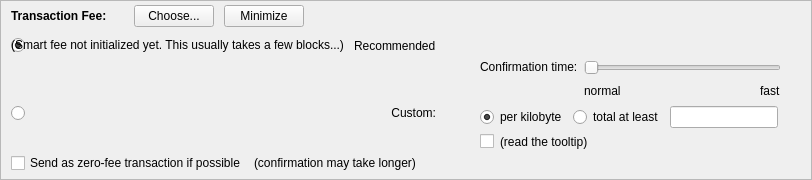
    <widget class="QFrame" name="frameFee">
     <property name="sizePolicy">
      <sizepolicy hsizetype="Expanding" vsizetype="Expanding">
       <horstretch>0</horstretch>
       <verstretch>0</verstretch>
      </sizepolicy>
     </property>
     <property name="maximumSize">
      <size>
       <width>16777215</width>
       <height>16777215</height>
      </size>
     </property>
     <property name="frameShape">
      <enum>QFrame::StyledPanel</enum>
     </property>
     <property name="frameShadow">
      <enum>QFrame::Sunken</enum>
     </property>
     <layout class="QVBoxLayout" name="verticalLayoutFee1">
      <property name="spacing">
       <number>0</number>
      </property>
      <property name="leftMargin">
       <number>0</number>
      </property>
      <property name="topMargin">
       <number>0</number>
      </property>
      <property name="rightMargin">
       <number>0</number>
      </property>
      <property name="bottomMargin">
       <number>0</number>
      </property>
      <item>
       <layout class="QVBoxLayout" name="verticalLayoutFee2" stretch="0,0,0">
        <property name="spacing">
         <number>0</number>
        </property>
        <property name="leftMargin">
         <number>10</number>
        </property>
        <property name="topMargin">
         <number>0</number>
        </property>
        <item>
         <layout class="QHBoxLayout" name="horizontalLayoutFee1">
          <property name="bottomMargin">
           <number>0</number>
          </property>
          <item>
           <layout class="QVBoxLayout" name="verticalLayoutFee7">
            <property name="spacing">
             <number>0</number>
            </property>
            <item>
             <spacer name="verticalSpacerSmartFee">
              <property name="orientation">
               <enum>Qt::Vertical</enum>
              </property>
              <property name="sizeType">
               <enum>QSizePolicy::Fixed</enum>
              </property>
              <property name="sizeHint" stdset="0">
               <size>
                <width>1</width>
                <height>4</height>
               </size>
              </property>
             </spacer>
            </item>
            <item>
             <layout class="QHBoxLayout" name="horizontalLayoutSmartFee">
              <property name="spacing">
               <number>10</number>
              </property>
              <item>
               <widget class="QLabel" name="labelFeeHeadline">
                <property name="sizePolicy">
                 <sizepolicy hsizetype="Preferred" vsizetype="Maximum">
                  <horstretch>0</horstretch>
                  <verstretch>0</verstretch>
                 </sizepolicy>
                </property>
                <property name="font">
                 <font>
                  <weight>75</weight>
                  <bold>true</bold>
                 </font>
                </property>
                <property name="styleSheet">
                 <string notr="true">font-weight:bold;</string>
                </property>
                <property name="text">
                 <string>Transaction Fee:</string>
                </property>
               </widget>
              </item>
              <item>
               <widget class="QLabel" name="labelFeeMinimized">
                <property name="text">
                 <string/>
                </property>
               </widget>
              </item>
              <item>
               <widget class="QPushButton" name="buttonChooseFee">
                <property name="text">
                 <string>Choose...</string>
                </property>
               </widget>
              </item>
              <item>
               <widget class="QPushButton" name="buttonMinimizeFee">
                <property name="toolTip">
                 <string>collapse fee-settings</string>
                </property>
                <property name="text">
                 <string>Minimize</string>
                </property>
               </widget>
              </item>
             </layout>
            </item>
            <item>
             <spacer name="verticalSpacer_5">
              <property name="orientation">
               <enum>Qt::Vertical</enum>
              </property>
              <property name="sizeHint" stdset="0">
               <size>
                <width>1</width>
                <height>1</height>
               </size>
              </property>
             </spacer>
            </item>
           </layout>
          </item>
          <item>
           <spacer name="horizontalSpacer_4">
            <property name="orientation">
             <enum>Qt::Horizontal</enum>
            </property>
            <property name="sizeHint" stdset="0">
             <size>
              <width>40</width>
              <height>20</height>
             </size>
            </property>
           </spacer>
          </item>
         </layout>
        </item>
        <item>
         <widget class="QFrame" name="frameFeeSelection">
          <layout class="QVBoxLayout" name="verticalLayoutFee12">
           <property name="spacing">
            <number>0</number>
           </property>
           <property name="leftMargin">
            <number>0</number>
           </property>
           <property name="topMargin">
            <number>0</number>
           </property>
           <property name="rightMargin">
            <number>0</number>
           </property>
           <property name="bottomMargin">
            <number>0</number>
           </property>
           <item>
            <layout class="QGridLayout" name="gridLayoutFee">
             <property name="topMargin">
              <number>10</number>
             </property>
             <property name="bottomMargin">
              <number>4</number>
             </property>
             <property name="horizontalSpacing">
              <number>10</number>
             </property>
             <property name="verticalSpacing">
              <number>4</number>
             </property>
             <item row="2" column="4">
              <layout class="QVBoxLayout" name="verticalLayoutFee8">
               <property name="spacing">
                <number>6</number>
               </property>
               <item>
                <layout class="QHBoxLayout" name="horizontalLayoutFee13">
                 <item>
                  <widget class="QRadioButton" name="radioCustomPerKilobyte">
                   <property name="toolTip">
                    <string>If the custom fee is set to 1000 uCCCs and the transaction is only 250 bytes, then &quot;per kilobyte&quot; only pays 250 uCCCs in fee,&lt;br /&gt;while &quot;at least&quot; pays 1000 uCCCs. For transactions bigger than a kilobyte both pay by kilobyte.</string>
                   </property>
                   <property name="text">
                    <string>per kilobyte</string>
                   </property>
                   <property name="checked">
                    <bool>true</bool>
                   </property>
                   <attribute name="buttonGroup">
                    <string notr="true">groupCustomFee</string>
                   </attribute>
                  </widget>
                 </item>
                 <item>
                  <widget class="QRadioButton" name="radioCustomAtLeast">
                   <property name="toolTip">
                    <string>If the custom fee is set to 1000 uCCCs and the transaction is only 250 bytes, then &quot;per kilobyte&quot; only pays 250 uCCCs in fee,&lt;br /&gt;while &quot;total at least&quot; pays 1000 uCCCs. For transactions bigger than a kilobyte both pay by kilobyte.</string>
                   </property>
                   <property name="text">
                    <string>total at least</string>
                   </property>
                   <attribute name="buttonGroup">
                    <string notr="true">groupCustomFee</string>
                   </attribute>
                  </widget>
                 </item>
                 <item>
                  <widget class="BitcoinAmountField" name="customFee"/>
                 </item>
                 <item>
                  <spacer name="horizontalSpacer_6">
                   <property name="orientation">
                    <enum>Qt::Horizontal</enum>
                   </property>
                   <property name="sizeHint" stdset="0">
                    <size>
                     <width>1</width>
                     <height>1</height>
                    </size>
                   </property>
                  </spacer>
                 </item>
                </layout>
               </item>
               <item>
                <layout class="QHBoxLayout" name="horizontalLayoutFee8">
                 <item>
                  <widget class="QCheckBox" name="checkBoxMinimumFee">
                   <property name="toolTip">
                    <string>Paying only the minimum fee is just fine as long as there is less transaction volume than space in the blocks.&lt;br /&gt;But be aware that this can end up in a never confirming transaction once there is more demand for CCoin transactions than the network can process.</string>
                   </property>
                   <property name="text">
                    <string/>
                   </property>
                  </widget>
                 </item>
                 <item>
                  <widget class="QLabel" name="labelMinFeeWarning">
                   <property name="enabled">
                    <bool>true</bool>
                   </property>
                   <property name="toolTip">
                    <string>Paying only the minimum fee is just fine as long as there is less transaction volume than space in the blocks.&lt;br /&gt;But be aware that this can end up in a never confirming transaction once there is more demand for CCoin transactions than the network can process.</string>
                   </property>
                   <property name="text">
                    <string>(read the tooltip)</string>
                   </property>
                   <property name="margin">
                    <number>5</number>
                   </property>
                  </widget>
                 </item>
                 <item>
                  <spacer name="horizontalSpacer_2">
                   <property name="orientation">
                    <enum>Qt::Horizontal</enum>
                   </property>
                   <property name="sizeHint" stdset="0">
                    <size>
                     <width>1</width>
                     <height>1</height>
                    </size>
                   </property>
                  </spacer>
                 </item>
                </layout>
               </item>
              </layout>
             </item>
             <item row="1" column="0">
              <layout class="QVBoxLayout" name="verticalLayoutFee4" stretch="1">
               <item>
                <spacer name="verticalSpacer_2">
                 <property name="orientation">
                  <enum>Qt::Vertical</enum>
                 </property>
                 <property name="sizeHint" stdset="0">
                  <size>
                   <width>1</width>
                   <height>1</height>
                  </size>
                 </property>
                </spacer>
               </item>
              </layout>
             </item>
             <item row="2" column="0">
              <layout class="QVBoxLayout" name="verticalLayoutFee9" stretch="0,1">
               <item>
                <widget class="QRadioButton" name="radioCustomFee">
                 <property name="text">
                  <string/>
                 </property>
                 <attribute name="buttonGroup">
                  <string notr="true">groupFee</string>
                 </attribute>
                </widget>
               </item>
               <item>
                <spacer name="verticalSpacer_6">
                 <property name="orientation">
                  <enum>Qt::Vertical</enum>
                 </property>
                 <property name="sizeHint" stdset="0">
                  <size>
                   <width>1</width>
                   <height>1</height>
                  </size>
                 </property>
                </spacer>
               </item>
              </layout>
             </item>
             <item row="1" column="4">
              <layout class="QVBoxLayout" name="verticalLayoutFee3" stretch="0,0,1">
               <property name="spacing">
                <number>6</number>
               </property>
               <property name="topMargin">
                <number>2</number>
               </property>
               <item>
                <layout class="QHBoxLayout" name="horizontalLayoutFee12">
                 <item>
                  <spacer name="horizontalSpacer_5">
                   <property name="orientation">
                    <enum>Qt::Horizontal</enum>
                   </property>
                   <property name="sizeHint" stdset="0">
                    <size>
                     <width>1</width>
                     <height>1</height>
                    </size>
                   </property>
                  </spacer>
                 </item>
                </layout>
               </item>
               <item>
                <layout class="QHBoxLayout" name="horizontalLayoutFee9">
                 <item>
                  <layout class="QVBoxLayout" name="verticalLayoutFee6">
                   <item>
                    <widget class="QLabel" name="labelSmartFee3">
                     <property name="text">
                      <string>Confirmation time:</string>
                     </property>
                     <property name="margin">
                      <number>2</number>
                     </property>
                    </widget>
                   </item>
                   <item>
                    <spacer name="verticalSpacer_3">
                     <property name="orientation">
                      <enum>Qt::Vertical</enum>
                     </property>
                     <property name="sizeHint" stdset="0">
                      <size>
                       <width>1</width>
                       <height>1</height>
                      </size>
                     </property>
                    </spacer>
                   </item>
                  </layout>
                 </item>
                 <item>
                  <layout class="QVBoxLayout" name="verticalLayoutFee5">
                   <property name="rightMargin">
                    <number>30</number>
                   </property>
                   <item>
                    <widget class="QSlider" name="sliderSmartFee">
                     <property name="minimum">
                      <number>0</number>
                     </property>
                     <property name="maximum">
                      <number>24</number>
                     </property>
                     <property name="pageStep">
                      <number>1</number>
                     </property>
                     <property name="value">
                      <number>0</number>
                     </property>
                     <property name="orientation">
                      <enum>Qt::Horizontal</enum>
                     </property>
                     <property name="invertedAppearance">
                      <bool>false</bool>
                     </property>
                     <property name="invertedControls">
                      <bool>false</bool>
                     </property>
                     <property name="tickPosition">
                      <enum>QSlider::NoTicks</enum>
                     </property>
                    </widget>
                   </item>
                   <item>
                    <layout class="QHBoxLayout" name="horizontalLayoutFee10">
                     <item>
                      <widget class="QLabel" name="labelSmartFeeNormal">
                       <property name="text">
                        <string>normal</string>
                       </property>
                      </widget>
                     </item>
                     <item>
                      <spacer name="horizontalSpacer_3">
                       <property name="orientation">
                        <enum>Qt::Horizontal</enum>
                       </property>
                       <property name="sizeHint" stdset="0">
                        <size>
                         <width>40</width>
                         <height>20</height>
                        </size>
                       </property>
                      </spacer>
                     </item>
                     <item>
                      <widget class="QLabel" name="labelSmartFeeFast">
                       <property name="text">
                        <string>fast</string>
                       </property>
                      </widget>
                     </item>
                    </layout>
                   </item>
                  </layout>
                 </item>
                </layout>
               </item>
               <item>
                <spacer name="verticalSpacer_4">
                 <property name="orientation">
                  <enum>Qt::Vertical</enum>
                 </property>
                 <property name="sizeHint" stdset="0">
                  <size>
                   <width>1</width>
                   <height>1</height>
                  </size>
                 </property>
                </spacer>
               </item>
              </layout>
             </item>
             <item row="0" column="1">
              <widget class="QLabel" name="labelSmartFee_2">
               <property name="text">
                <string>Recommended</string>
               </property>
              </widget>
             </item>
             <item row="0" column="0">
              <widget class="QRadioButton" name="radioSmartFee">
               <property name="text">
                <string/>
               </property>
               <property name="checked">
                <bool>true</bool>
               </property>
               <attribute name="buttonGroup">
                <string notr="true">groupFee</string>
               </attribute>
              </widget>
             </item>
             <item row="2" column="1">
              <widget class="QLabel" name="labelCustomFee">
               <property name="text">
                <string>Custom:</string>
               </property>
               <property name="alignment">
                <set>Qt::AlignRight|Qt::AlignTop|Qt::AlignTrailing</set>
               </property>
              </widget>
             </item>
             <item row="0" column="2">
              <widget class="QLabel" name="labelSmartFee">
               <property name="text">
                <string/>
               </property>
               <property name="margin">
                <number>2</number>
               </property>
              </widget>
             </item>
             <item row="0" column="0">
              <widget class="QLabel" name="labelSmartFee2">
               <property name="text">
                <string>(Smart fee not initialized yet. This usually takes a few blocks...)</string>
               </property>
               <property name="alignment">
                <set>Qt::AlignHCenter</set>
               </property>
               <property name="margin">
                <number>2</number>
               </property>
              </widget>
             </item>
             <item row="0" column="3">
              <widget class="QLabel" name="labelFeeEstimation">
               <property name="text">
                <string/>
               </property>
              </widget>
             </item>
            </layout>
           </item>
           <item>
            <layout class="QHBoxLayout" name="horizontalLayoutFee5" stretch="0,0,0">
             <property name="spacing">
              <number>8</number>
             </property>
             <property name="bottomMargin">
              <number>4</number>
             </property>
             <item>
              <widget class="QCheckBox" name="checkBoxFreeTx">
               <property name="text">
                <string>Send as zero-fee transaction if possible</string>
               </property>
              </widget>
             </item>
             <item>
              <widget class="QLabel" name="labelFreeTx">
               <property name="text">
                <string>(confirmation may take longer)</string>
               </property>
               <property name="margin">
                <number>5</number>
               </property>
              </widget>
             </item>
             <item>
              <spacer name="horizontalSpacerFee5">
               <property name="orientation">
                <enum>Qt::Horizontal</enum>
               </property>
               <property name="sizeHint" stdset="0">
                <size>
                 <width>1</width>
                 <height>1</height>
                </size>
               </property>
              </spacer>
             </item>
            </layout>
           </item>
           <item>
            <spacer name="verticalSpacerFee2">
             <property name="orientation">
              <enum>Qt::Vertical</enum>
             </property>
             <property name="sizeHint" stdset="0">
              <size>
               <width>1</width>
               <height>1</height>
              </size>
             </property>
            </spacer>
           </item>
          </layout>
         </widget>
        </item>
        <item>
         <spacer name="verticalSpacerFee">
          <property name="orientation">
           <enum>Qt::Vertical</enum>
          </property>
          <property name="sizeHint" stdset="0">
           <size>
            <width>800</width>
            <height>1</height>
           </size>
          </property>
         </spacer>
        </item>
       </layout>
      </item>
     </layout>
    </widget>
